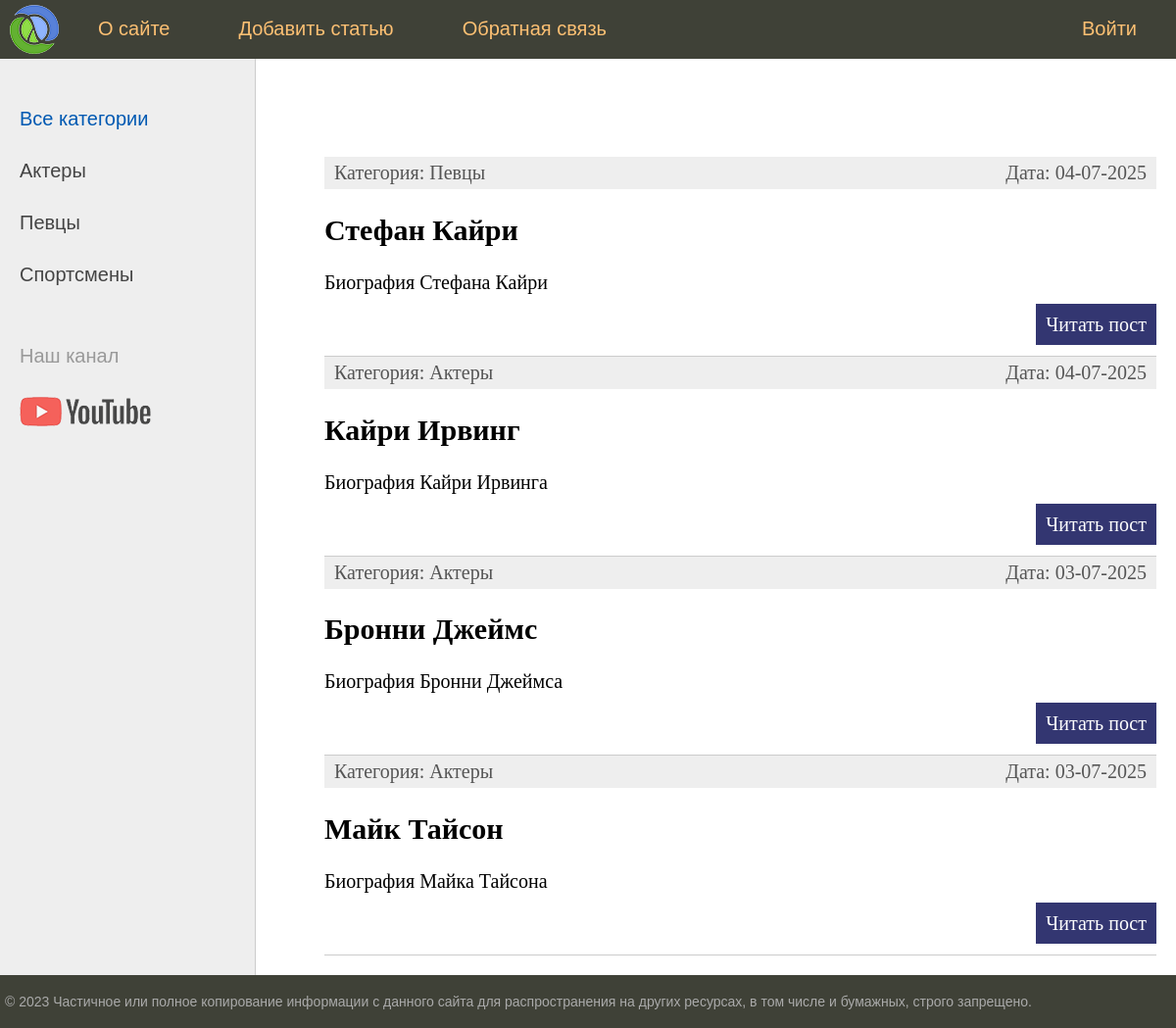
The page / on the database its author committed.
### men/models.py (models this page shows, shortened)
class Category(models.Model):
    name = models.CharField(max_length = 100, db_index=True)
    slug = models.SlugField(max_length = 255, unique = True, db_index=True)
    def get_absolute_url(self):
        return reverse('category', kwargs={'cat_slug': self.slug})

class Men(models.Model):
    class Status(models.IntegerChoices):
        DRAFT = 0, 'Черновик'
        PUBLISHED = 1, 'Опубликована'
    title = models.CharField(max_length = 255)
    slug = models.SlugField(max_length = 255, unique = True, db_index=True)
    content = models.TextField(blank=True)
    time_created =models.DateTimeField(auto_now_add=True)
    time_updated = models.DateTimeField(auto_now=True)
    is_published = models.BooleanField(choices=Status.choices, default=Status.DRAFT)
    cat = models.ForeignKey('Category', on_delete=models.PROTECT, related_name='posts')
    tags = models.ManyToManyField('TagPost', blank=True, related_name='men')
    wife = models.OneToOneField('Wife', on_delete=models.SET_NULL, null=True, blank=True, related_name='men')
    objects = models.Manager()
    published = PublishedManager()
    class Meta:
        ordering = ['-time_created']
        indexes = [
            models.Index(fields=['-time_created']),
        ]
    def get_absolute_url(self):
        return reverse('post', kwargs={'post_slug': self.slug})

### men/views.py (the view)
# urls.py: path('', views.index, name = 'home'), #http://127.0.0.1:8000
def index(request): #ссылка на класс HttpRequest
    posts = Men.published.all()
    data = {
        'title': 'Главная страница',
        'menu': menu,
        'posts': posts,
        'cat_selected': 0,
    }
    return render(request, 'men/index.html', context=data)

### men/models.py (called while the page is built)
    def get_queryset(self):
        return super().get_queryset().filter(is_published=Men.Status.PUBLISHED)

### men/templatetags/men_tags.py (called while the page is built)
@register.inclusion_tag('men/list_categories.html')
def show_categories(cat_selected = 0):
    cats =  Category.objects.all()
    return {'cats': cats, 'cat_selected': cat_selected}

### men/templates/men/index.html (shortened to what this page needs)
{% extends 'base.html' %}
{% block content %}
<ul class="list-articles">
	{% for p in posts %}
    <li>
        <div class="article-panel">
            <p class="first">Категория: {{p.cat.name}}</p>
            {% if p.time_update %}
                <p class="last">Дата: {{p.time_update|date:"d-m-Y "}}</p>
            {% else %}
                <p class="last">Дата: {{ p.time_created|date:"d-m-Y " }}</p>
            {% endif %}
        </div>
        <h2>{{p.title}}</h2>
        {% autoescape off %}
        {{p.content|linebreaks|truncatewords:40}}
        {% endautoescape %}
        <p class="link-read-post"><a href="{{ p.get_absolute_url }}">Читать пост</a></p>
    </li>
	{% endfor %}
</ul>
{% endblock %}

### templates/base.html (shortened to what this page needs)
{% load static %}
{% load men_tags %}
<!DOCTYPE html>
<html>
<head>
	<link type="text/css" href="{% static 'men/css/styles.css' %}" rel="stylesheet" />
</head>
<body>
<table class="table-page" border=0 cellpadding="0" cellspacing="0">
<tr><td valign=top>
{% block mainmenu %}
		<div class="header">
			<ul id="mainmenu" class="mainmenu">
			<li class="logo"><a href="{% url 'home' %}"><div class="logo"></div></a></li>
{% for m in menu %}
	{% if not forloop.last %}<li>{% else %}<li class="last">{% endif %}
		<a href="{% url m.url_name %}">{{m.title}}</a></li>
{% endfor %}
			</ul>
		</div>
{% endblock mainmenu %}
<table class="table-content" border=0 cellpadding="0" cellspacing="0">
<tr>
	<td valign="top" class="left-chapters">
	<ul id="leftchapters">
		{% if cat_selected == 0 or cat_selected is None %}
			<li class="selected">Все категории</li>
		{% else %}
			<li><a href="{% url 'home' %}">Все категории</a></li>
		{% endif  %}
		{% show_categories cat_selected %}
		<li class="share">
		<p>Наш канал</p>
		<a class="share-yt" href="https://www.youtube.com/channel/UClJzWfGWuGJL2t-3dYKcHTA/playlists" target="_blank" rel="nofollow"></a>
		</li>
	</ul>
</td>
<td valign="top" class="content">
	<div class="content-text">
{% block content %}
{% endblock %}
	</div>
</td></tr></table>
</td></tr>
<tr><td valign=top>
	<div id="footer">
		<p>&copy; 2023 Частичное или полное копирование информации с данного сайта для распространения на других ресурсах, в том числе и бумажных, строго запрещено.</p>
	</div>
</td></tr></table>
</body>
</html>

### men/templates/men/list_categories.html
{% for cat in cats %}
    {% if cat.id == cat_selected %}
        <li class="selected">{{ cat.name }}</li>
    {% else %}
        <li><a href="{{ cat.get_absolute_url }}">{{ cat.name }}</a></li>
    {% endif %}
{% endfor  %}

### rows shown on the page
Category: name "Актеры"
Category: name "Певцы"
Category: name "Спортсмены"
Men: cat.name "Певцы", time_created "04-07-2025", title "Стефан Кайри", content "Биография Стефана Кайри"
Men: cat.name "Актеры", time_created "04-07-2025", title "Кайри Ирвинг", content "Биография Кайри Ирвинга"
Men: cat.name "Актеры", time_created "03-07-2025", title "Бронни Джеймс", content "Биография Бронни Джеймса"
Men: cat.name "Актеры", time_created "03-07-2025", title "Майк Тайсон", content "Биография Майка Тайсона"

### other values the page prints
{{ m.title }} "О сайте" "Добавить статью" "Обратная связь" "Войти"
